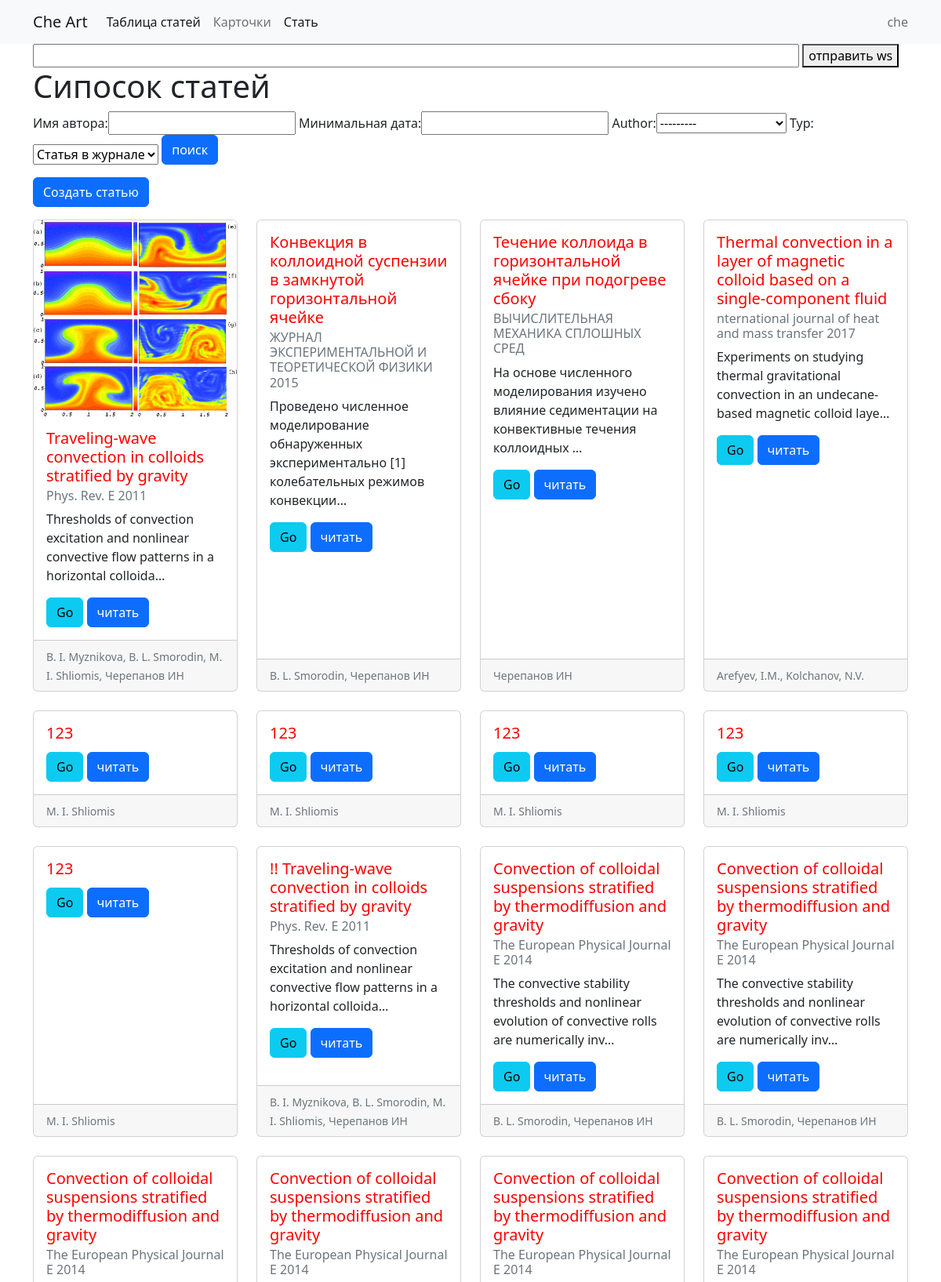
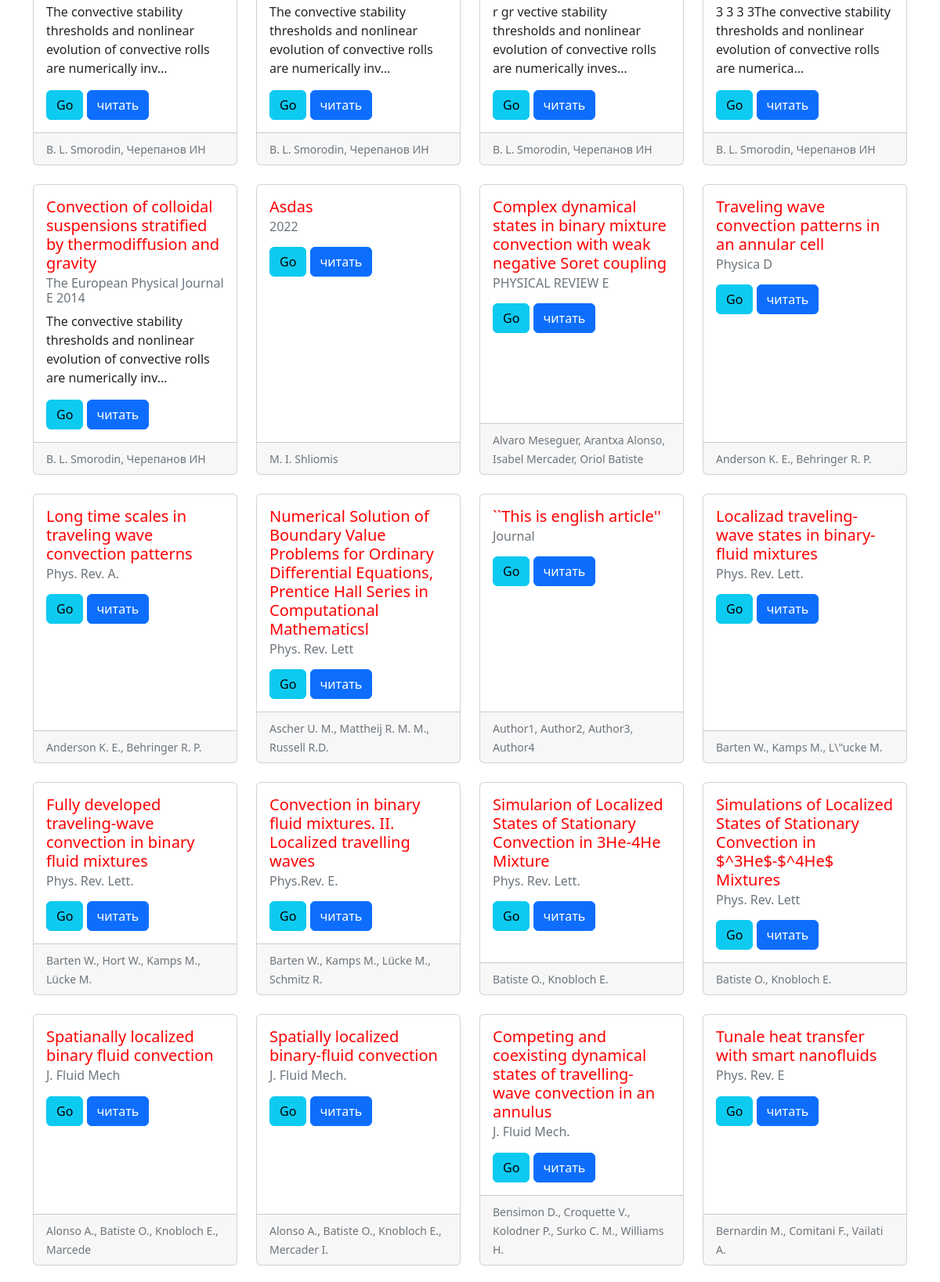
The page /article/ (signed in, upper part) on the database its author committed (2 pictures, top to bottom).
### biblioapp/models.py (models this page shows, shortened)
class Article(models.Model):
    name = models.CharField(max_length=255,verbose_name='Заголовок стати')
    img = models.ImageField(blank=True,null=True,verbose_name='Картинка')
    author = models.ManyToManyField(Author,verbose_name="Авторы")
    desctiption = models.TextField(blank=True,verbose_name="Описание")
    date = models.DateField(blank=True,null=True,verbose_name="дата публикации")
    journal = models.ForeignKey(Journal,
                                on_delete=models.PROTECT,
                                null=True,blank=True,
                                verbose_name="Журнал")
    TYPE_CHOICES = (
        ('AR','Статья  в журнале'),
        ('BK','Книга'),
    )
    pages = models.CharField(max_length=255,blank=True)
    volume = models.CharField(max_length=255,blank=True)
    year = models.CharField(max_length=255,blank=True)
    typ = models.CharField(max_length=2,
                           choices=TYPE_CHOICES,
                           default='AR',
                           verbose_name="Тип публикации"
                           )
    typ2 = models.ForeignKey(ArticleType,blank=True,null=True,on_delete=models.PROTECT)
    doi = models.CharField(max_length=255,blank=True,null=True)
    referens = models.ManyToManyField('Article',verbose_name="Ссылки",blank=True)
    addition_info = models.JSONField(default={},blank=True)
    def get_all_author_name(self):
        return ', '.join( self.author.all().values_list('name',flat=True))
    def get_absolute_url(self):
        from django.urls import reverse
        return reverse('article_detail', kwargs={'pk' : self.pk})
    class Meta:
        permissions= (
            ('view_all_article',"Может смотреть все статиь"),
        )

class Journal(models.Model):
    name = models.CharField(max_length=255)
    impact_factor = models.FloatField(blank=True,null=True)
    QUARTILE_CHOICES = (
        ("Q1",'Первый квартиль'),
        ("Q2",'Второй квартиль'),
        ("Q3",'Третий квартиль'),
        ("Q4",'Четверты квартиль'),
    )
    quartile = models.CharField(max_length=2,choices=QUARTILE_CHOICES,default='Q4')

### biblioapp/views.py (the view)
# urls.py: path('article/',ArticleList.as_view(),name="article-list2"),
class ArticleList(PermissionRequiredMixin,SearchFormMixin,ListView):
    model =Article
    fileter_form_class = SearchForm
    permission_required = ('biblioapp.view_article',)
    def get_queryset(self):
        queryset = super().get_queryset()
        user = self.request.user
        if not user.has_perm('biblioapp.view_all_article'):
            queryset = queryset.filter(author__user=self.request.user)
        return queryset
    def get_context_data(self,*args,**kwargs):
        from pageapp.models import Page
        context =  super().get_context_data(*args,**kwargs)
        context['page_list'] = Page.objects.all()
        return context

### biblioapp/forms.py
class SearchForm(forms.Form):
    author__name__icontains = forms.CharField(label='Имя автора', max_length=100,required=False)
    date__gte =forms.DateField(
        input_formats=['%d.%m.%Y','%Y-%m-%d'],
        label='Минимальная дата',required=False)
    author =forms.ModelChoiceField(queryset=Author.objects.all(),required=False)
    typ = forms.ChoiceField(
        choices = Article.TYPE_CHOICES,
        required=False)

### biblioapp/models.py (called while the page is built)
    def __str__(self):
        return self.name

### biblioapp/views.py (called while the page is built)
    def get_filter_form(self):
        if self.filter_form is None:
            self.filter_form= self.fileter_form_class(self.request.GET)
        return self.filter_form

    def get_queryset(self):
        queryset = super().get_queryset()
        form = self.get_filter_form()
        if form.is_valid():
            for key,val in form.cleaned_data.items():
                if val:
                    queryset = queryset.filter(**{key:val})
        return queryset

    def get_context_data(self,*args,**kwargs):
        context = super().get_context_data(*args,**kwargs)
        context['form']=self.get_filter_form()
        return context

### biblioapp/templates/biblioapp/article_list.html (shortened to what this page needs)
{% extends "base.html" %}
{% block content%}
 <input id="chat-message-input" type="text" size="100">
 <button id="chat-message-submit"> отправить  ws</button>
<h1 >Сипосок статей</h1>
<form>
    {{form.as_table}}
            <button type="submit" class="btn btn-primary mb-3">поиск</button>
</form>
<a href="{% url 'article-create' %}" class="btn btn-primary mb-3">Создать статью</a>
<div class="row row-cols-1 row-cols-lg-3 row-cols-xl-4 row-cols-md-2 g-4">
    {% for art in article_list%}
    <div class="col">
        <div class="card h-100"   onclick="alert(3)" >
            {%if art.img%}
            <img src="{{art.img.url}}" class="card-img-top" alt="...">
            {%endif%}
            <div class="card-body" onclick="alert(2)">
                <h5 class="card-title">{{art.name|capfirst}}</h5>
                <h6 class="card-subtitle mb-2 text-muted">{{art.journal.name}} {{art.date.year}}</h6>
                <p class="card-text" onclick="alert(1)">{{art.desctiption| truncatechars:100}}</p>
                <a href="https://doi.org/{{art.doi}}" target="_blank" class="btn btn-info">Go</a>
                <a href="{{art.get_absolute_url}}"  class="btn btn-primary ">читать</a>
            </div>
            <div class="card-footer">
                <small class="text-muted">{{art.get_all_author_name}}</small>
            </div>
        </div>
    </div>
    {%endfor%}
</div>
{%endblock%}

### biblioapp/templates/base.html (shortened to what this page needs)
<!DOCTYPE html>
<html>
    <head>
 <link href="https://cdn.jsdelivr.net/npm/bootstrap@5.2.2/dist/css/bootstrap.min.css" rel="stylesheet">
 <link href="/static/style.css" rel="stylesheet" >
    </head>
    <body >
            <nav class="navbar navbar-expand-lg bg-light">
            <div class="container">
                <a class="navbar-brand" href="#"> Che Art</a>
                <div class="collapse navbar-collapse" id="navbarText">
                <ul class="navbar-nav me-auto mb-2 mb-lg-0">
                    <li class="nav-item">
                        <a class="nav-link active" aria-current="page" href="{% url 'article_table' %}">Таблица статей</a>
                    </li>
                    <li class="nav-item">
                        <a class="nav-link" href="{% url 'article-list'%}">Карточки</a>
                    </li>
                    <li class="nav-item">
                        <a class="nav-link active" aria-current="page" href="{% url 'category-list' %}">Стать</a>
                    </li>
                </ul>
                <span class="navbar-text">
    {{request.user}}
                </span>
                </div>
            </div>
            </nav>
                    <div class="container">
            {% block content %}
            {%endblock %}
        </div>
    </body>
</html>

### biblioapp/static/style.css (style rules this page uses)
.card-title { color:red; }

### rows shown on the page
Article: img (picture), name "Traveling-wave convection in colloids stratified by gravity", journal.name "Phys. Rev. E", date.year "2011", desctiption "Thresholds of convection excitation and nonlinear convective flow patterns in a horizontal colloida…", get_all_author_name "B. I. Myznikova, B. L. Smorodin, M. I. Shliomis, Черепанов ИН"
Article: name "Конвекция в коллоидной суспензии в замкнутой горизонтальной ячейке", journal.name "ЖУРНАЛ ЭКСПЕРИМЕНТАЛЬНОЙ И ТЕОРЕТИЧЕСКОЙ ФИЗИКИ", date.year "2015", desctiption "Проведено численное моделирование обнаруженных экспериментально [1] колебательных режимов конвекции…", get_all_author_name "B. L. Smorodin, Черепанов ИН"
Article: name "Течение коллоида в горизонтальной ячейке при подогреве сбоку", journal.name "ВЫЧИСЛИТЕЛЬНАЯ МЕХАНИКА СПЛОШНЫХ СРЕД", desctiption "На основе численного моделирования изучено влияние седиментации на конвективные течения коллоидных …", get_all_author_name "Черепанов ИН"
Article: name "Thermal convection in a layer of magnetic colloid based on a single-component fluid", journal.name "nternational journal of heat and mass transfer", date.year "2017", desctiption "Experiments on studying thermal gravitational convection in an undecane-based magnetic colloid laye…", get_all_author_name "Arefyev, I.M., Kolchanov, N.V."
Article: name "123", get_all_author_name "M. I. Shliomis"
Article: name "123", get_all_author_name "M. I. Shliomis"
Article: name "123", get_all_author_name "M. I. Shliomis"
Article: name "123", get_all_author_name "M. I. Shliomis"
Article: name "123", get_all_author_name "M. I. Shliomis"
Article: name "!! Traveling-wave convection in colloids stratified by gravity", journal.name "Phys. Rev. E", date.year "2011", desctiption "Thresholds of convection excitation and nonlinear convective flow patterns in a horizontal colloida…", get_all_author_name "B. I. Myznikova, B. L. Smorodin, M. I. Shliomis, Черепанов ИН"
Article: name "Convection of colloidal suspensions stratified by thermodiffusion and gravity", journal.name "The European Physical Journal E", date.year "2014", desctiption "The convective stability thresholds and nonlinear evolution of convective rolls are numerically inv…", get_all_author_name "B. L. Smorodin, Черепанов ИН"
Article: name "Convection of colloidal suspensions stratified by thermodiffusion and gravity", journal.name "The European Physical Journal E", date.year "2014", desctiption "The convective stability thresholds and nonlinear evolution of convective rolls are numerically inv…", get_all_author_name "B. L. Smorodin, Черепанов ИН"
Article: name "Convection of colloidal suspensions stratified by thermodiffusion and gravity", journal.name "The European Physical Journal E", date.year "2014", desctiption "The convective stability thresholds and nonlinear evolution of convective rolls are numerically inv…", get_all_author_name "B. L. Smorodin, Черепанов ИН"
Article: name "Convection of colloidal suspensions stratified by thermodiffusion and gravity", journal.name "The European Physical Journal E", date.year "2014", desctiption "The convective stability thresholds and nonlinear evolution of convective rolls are numerically inv…", get_all_author_name "B. L. Smorodin, Черепанов ИН"
Article: name "Convection of colloidal suspensions stratified by thermodiffusion and gravity", journal.name "The European Physical Journal E", date.year "2014", desctiption "r gr vective stability thresholds and nonlinear evolution of convective rolls are numerically inves…", get_all_author_name "B. L. Smorodin, Черепанов ИН"
Article: name "Convection of colloidal suspensions stratified by thermodiffusion and gravity", journal.name "The European Physical Journal E", date.year "2014", desctiption "3 3 3 3The convective stability thresholds and nonlinear evolution of convective rolls are numerica…", get_all_author_name "B. L. Smorodin, Черепанов ИН"
Article: name "Convection of colloidal suspensions stratified by thermodiffusion and gravity", journal.name "The European Physical Journal E", date.year "2014", desctiption "The convective stability thresholds and nonlinear evolution of convective rolls are numerically inv…", get_all_author_name "B. L. Smorodin, Черепанов ИН"
Article: name "Asdas", date.year "2022", get_all_author_name "M. I. Shliomis"
Article: name "Complex dynamical states in binary mixture convection with weak negative Soret coupling", journal.name "PHYSICAL REVIEW E", get_all_author_name "Alvaro Meseguer, Arantxa Alonso, Isabel Mercader, Oriol Batiste"
Article: name "Traveling wave convection patterns in an annular cell", journal.name "Physica D", get_all_author_name "Anderson K. E., Behringer R. P."
Article: name "Long time scales in traveling wave convection patterns", journal.name "Phys. Rev. A.", get_all_author_name "Anderson K. E., Behringer R. P."
Article: name "Numerical Solution of Boundary Value Problems for Ordinary Differential Equations, Prentice Hall Series in Computational Mathematicsl", journal.name "Phys. Rev. Lett", get_all_author_name "Ascher U. M., Mattheij R. M. M., Russell R.D."
Article: name "``This is english article''", journal.name "Journal", get_all_author_name "Author1, Author2, Author3, Author4"
Article: name "Localizad traveling-wave states in binary-fluid mixtures", journal.name "Phys. Rev. Lett.", get_all_author_name "Barten W., Kamps M., L\\\"ucke M."
Article: name "Fully developed traveling-wave convection in binary fluid mixtures", journal.name "Phys. Rev. Lett.", get_all_author_name "Barten W., Hort W., Kamps M., Lücke M."
Article: name "Convection in binary fluid mixtures. II. Localized travelling waves", journal.name "Phys.Rev. E.", get_all_author_name "Barten W., Kamps M., Lücke M., Schmitz R."
Article: name "Simularion of Localized States of Stationary Convection in 3He-4He Mixture", journal.name "Phys. Rev. Lett.", get_all_author_name "Batiste O., Knobloch E."
Article: name "Simulations of Localized States of Stationary Convection in $^3He$-$^4He$ Mixtures", journal.name "Phys. Rev. Lett", get_all_author_name "Batiste O., Knobloch E."
Article: name "Spatianally localized binary fluid convection", journal.name "J. Fluid Mech", get_all_author_name "Alonso A., Batiste O., Knobloch E., Marcede"
Article: name "Spatially localized binary-fluid convection", journal.name "J. Fluid Mech.", get_all_author_name "Alonso A., Batiste O., Knobloch E., Mercader I."
Article: name "Competing and coexisting dynamical states of travelling-wave convection in an annulus", journal.name "J. Fluid Mech.", get_all_author_name "Bensimon D., Croquette V., Kolodner P., Surko C. M., Williams H."
Article: name "Tunale heat transfer with smart nanofluids", journal.name "Phys. Rev. E", get_all_author_name "Bernardin M., Comitani F., Vailati A."

### other values the page prints
{{ request.user }} "che"
